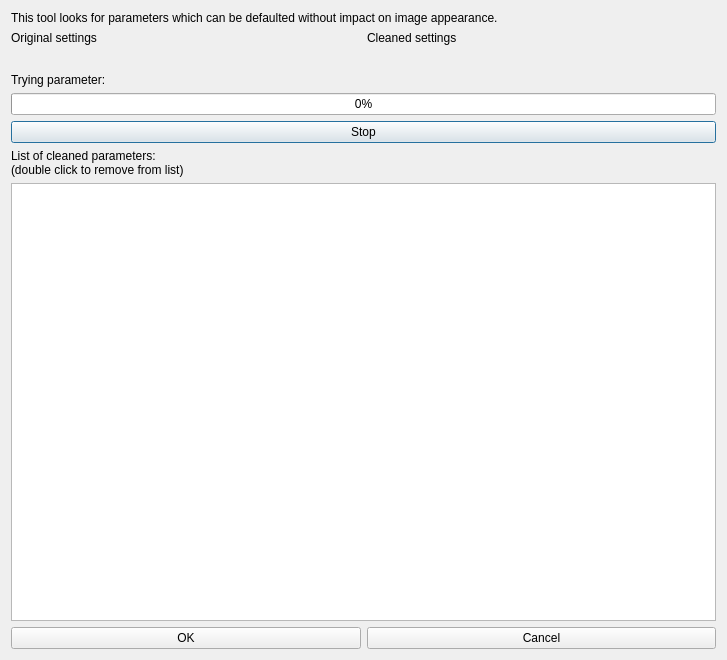
<?xml version="1.0" encoding="UTF-8"?>
<ui version="4.0">
 <class>cSettingsCleaner</class>
 <widget class="QDialog" name="cSettingsCleaner">
  <property name="geometry">
   <rect>
    <x>0</x>
    <y>0</y>
    <width>727</width>
    <height>660</height>
   </rect>
  </property>
  <property name="windowTitle">
   <string>Settings cleaner</string>
  </property>
  <property name="sizeGripEnabled">
   <bool>false</bool>
  </property>
  <property name="modal">
   <bool>false</bool>
  </property>
  <layout class="QVBoxLayout" name="verticalLayout_2" stretch="0,0,0,0,0,0,1,0">
   <item>
    <widget class="QLabel" name="label_4">
     <property name="text">
      <string>This tool looks for parameters which can be defaulted without impact on image appearance.</string>
     </property>
     <property name="wordWrap">
      <bool>true</bool>
     </property>
    </widget>
   </item>
   <item>
    <layout class="QGridLayout" name="gridLayout" rowstretch="0,1">
     <item row="1" column="1">
      <widget class="cThumbnailWidget" name="previewwidget_cleaned" native="true">
       <property name="minimumSize">
        <size>
         <width>16</width>
         <height>16</height>
        </size>
       </property>
      </widget>
     </item>
     <item row="1" column="0">
      <widget class="cThumbnailWidget" name="previewwidget_actual" native="true">
       <property name="minimumSize">
        <size>
         <width>16</width>
         <height>16</height>
        </size>
       </property>
      </widget>
     </item>
     <item row="0" column="0">
      <widget class="QLabel" name="label">
       <property name="text">
        <string>Original settings</string>
       </property>
      </widget>
     </item>
     <item row="0" column="1">
      <widget class="QLabel" name="label_2">
       <property name="text">
        <string>Cleaned settings</string>
       </property>
      </widget>
     </item>
    </layout>
   </item>
   <item>
    <widget class="QLabel" name="label_parameterName">
     <property name="text">
      <string>Trying parameter: </string>
     </property>
    </widget>
   </item>
   <item>
    <widget class="QProgressBar" name="progressBar">
     <property name="maximum">
      <number>1000</number>
     </property>
     <property name="value">
      <number>0</number>
     </property>
    </widget>
   </item>
   <item>
    <widget class="QPushButton" name="pushButton_stop">
     <property name="text">
      <string>Stop</string>
     </property>
    </widget>
   </item>
   <item>
    <widget class="QLabel" name="label_3">
     <property name="text">
      <string>List of cleaned parameters:
(double click to remove from list)</string>
     </property>
    </widget>
   </item>
   <item>
    <widget class="QListWidget" name="listWidget"/>
   </item>
   <item>
    <layout class="QHBoxLayout" name="horizontalLayout">
     <item>
      <widget class="QPushButton" name="pushButton_ok">
       <property name="text">
        <string>OK</string>
       </property>
      </widget>
     </item>
     <item>
      <widget class="QPushButton" name="pushButton_cancel">
       <property name="text">
        <string>Cancel</string>
       </property>
      </widget>
     </item>
    </layout>
   </item>
  </layout>
 </widget>
 <customwidgets>
  <customwidget>
   <class>cThumbnailWidget</class>
   <extends>QWidget</extends>
   <header>thumbnail_widget.h</header>
   <container>1</container>
  </customwidget>
 </customwidgets>
 <resources/>
 <connections/>
</ui>
